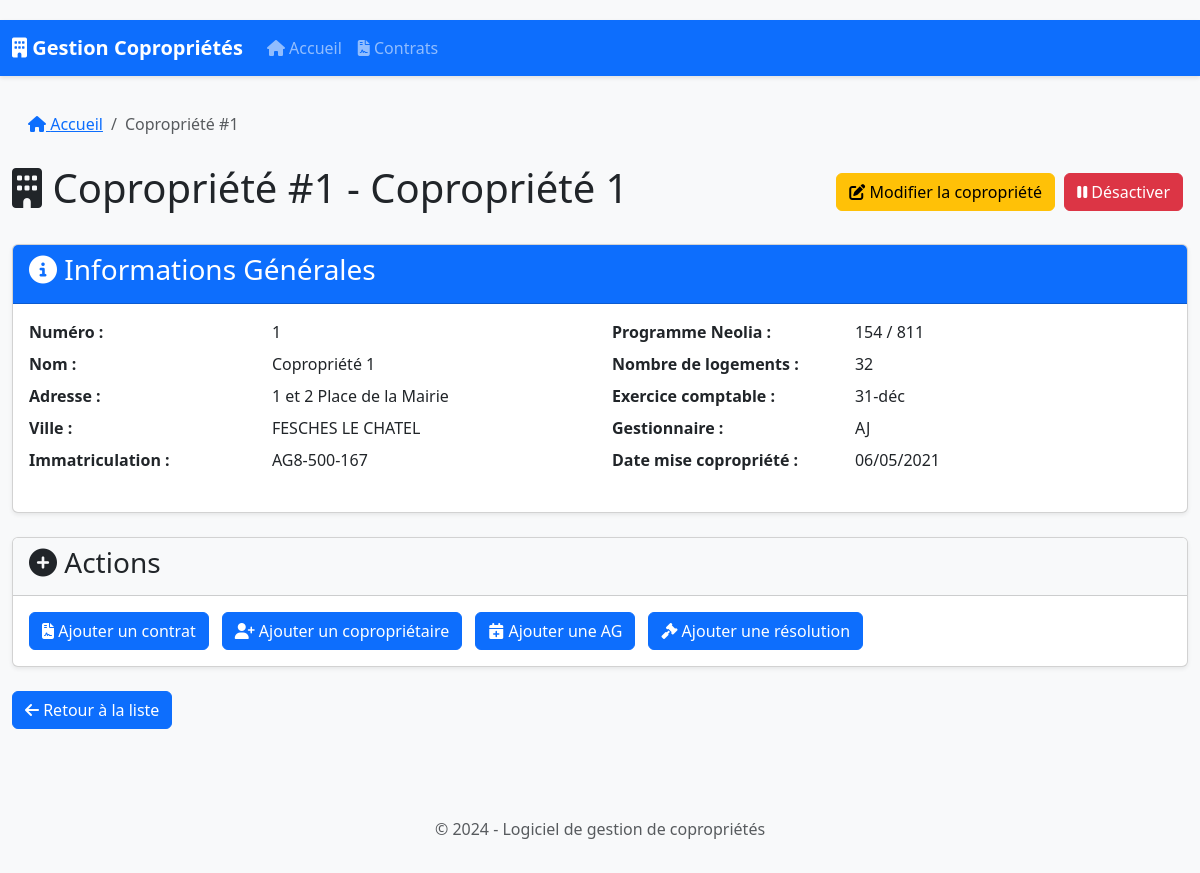
The page /copropriete/1 on the database its author committed.
### database.py (models this page shows)
class Copropriete(db.Model):
    id = db.Column(db.Integer, primary_key=True)
    numero = db.Column(db.Integer, unique=True, nullable=False)
    nom = db.Column(db.String(200), nullable=False)
    date_mise_copropriete = db.Column(db.Date)
    programme_neolia = db.Column(db.String(100))
    adresse = db.Column(db.String(300))
    ville = db.Column(db.String(100))
    immatriculation = db.Column(db.String(100))
    nombre_logements = db.Column(db.Integer)
    exercice_comptable = db.Column(db.String(20))  # Ex: "31-déc", "30-juin"
    gestionnaire = db.Column(db.String(50))  # Ex: "AJ", "KS"
    est_active = db.Column(db.Boolean, default=True)
    fiche_immeuble = db.relationship('FicheImmeuble', backref='copropriete', uselist=False)
    contrats = db.relationship('Contrat', backref='copropriete', lazy=True)
    coproprietaires = db.relationship('Coproprietaire', backref='copropriete', lazy=True)
    assemblees_generales = db.relationship('AssembleeGenerale', backref='copropriete', lazy=True)
    resolutions_futures = db.relationship('ResolutionFuture', backref='copropriete', lazy=True)

### app.py (the view)
@app.route('/copropriete/<int:copro_id>')
def copropriete(copro_id):
    copropriete = Copropriete.query.options(
        joinedload(Copropriete.fiche_immeuble),
        joinedload(Copropriete.coproprietaires),
        joinedload(Copropriete.coproprietaires).joinedload(Coproprietaire.lots),
        joinedload(Copropriete.coproprietaires).joinedload(Coproprietaire.emails),
        joinedload(Copropriete.coproprietaires).joinedload(Coproprietaire.telephones),
        joinedload(Copropriete.contrats).joinedload(Contrat.prestations),
        joinedload(Copropriete.assemblees_generales).joinedload(AssembleeGenerale.points_a_retenir),
        joinedload(Copropriete.assemblees_generales).joinedload(AssembleeGenerale.budgets_travaux).joinedload(BudgetTravaux.appels_fonds),
        joinedload(Copropriete.resolutions_futures)
    ).get_or_404(copro_id)
    types_contrats = ["Assurance", "Nettoyage", "Entretien", "Sécurité", "Autre"]
    civilites = Civilite.query.all()
    return render_template(
        'copropriete.html',
        copropriete=copropriete,
        contrats=copropriete.contrats,
        coproprietaires=copropriete.coproprietaires,
        assemblees=copropriete.assemblees_generales,
        resolutions=copropriete.resolutions_futures,
        types_contrats=types_contrats,
        civilites=civilites
    )

### app.py (called while the page is built)
@app.context_processor
def inject_models():
    return dict(Civilite=Civilite)

### templates/copropriete.html (shortened to what this page needs)
{% extends "base.html" %}
{% block content %}
<div class="row">
    <div class="col-md-12">
        <nav aria-label="breadcrumb">
            <ol class="breadcrumb">
                <li class="breadcrumb-item"><a href="{{ url_for('index') }}"><i class="fas fa-home"></i> Accueil</a></li>
                <li class="breadcrumb-item active" aria-current="page">Copropriété #{{ copropriete.numero }}</li>
            </ol>
        </nav>
        <div class="d-flex justify-content-between align-items-center mb-4">
            <h1><i class="fas fa-building"></i> Copropriété #{{ copropriete.numero }} - {{ copropriete.nom }}</h1>
            <div>
                    <a href="{{ url_for('edit_copropriete', copro_id=copropriete.id) }}" class="btn btn-warning">
                        <i class="fas fa-edit"></i> Modifier la copropriété
                    </a>
                {% if copropriete.est_active %}
                    <form method="POST" action="{{ url_for('toggle_active', copro_id=copropriete.id) }}" class="d-inline">
                        <button type="submit" class="btn btn-danger">
                            <i class="fas fa-pause"></i> Désactiver
                        </button>
                    </form>
                {% else %}
                    <form method="POST" action="{{ url_for('toggle_active', copro_id=copropriete.id) }}" class="d-inline">
                        <button type="submit" class="btn btn-success">
                            <i class="fas fa-play"></i> Réactiver
                        </button>
                    </form>
                {% endif %}
            </div>
        </div>
    </div>
</div>
<div class="card mb-4">
    <div class="card-header bg-primary text-white">
        <h3><i class="fas fa-info-circle"></i> Informations Générales</h3>
    </div>
    <div class="card-body">
        <div class="row">
            <div class="col-md-6">
                <dl class="row">
                    <dt class="col-sm-5">Numéro :</dt>
                    <dd class="col-sm-7">{{ copropriete.numero }}</dd>
                    <dt class="col-sm-5">Nom :</dt>
                    <dd class="col-sm-7">{{ copropriete.nom }}</dd>
                    <dt class="col-sm-5">Adresse :</dt>
                    <dd class="col-sm-7">{{ copropriete.adresse }}</dd>
                    <dt class="col-sm-5">Ville :</dt>
                    <dd class="col-sm-7">{{ copropriete.ville }}</dd>
                    <dt class="col-sm-5">Immatriculation :</dt>
                    <dd class="col-sm-7">{{ copropriete.immatriculation or 'N/C' }}</dd>
                </dl>
            </div>
            <div class="col-md-6">
                <dl class="row">
                    <dt class="col-sm-5">Programme Neolia :</dt>
                    <dd class="col-sm-7">{{ copropriete.programme_neolia or 'N/C' }}</dd>
                    <dt class="col-sm-5">Nombre de logements :</dt>
                    <dd class="col-sm-7">{{ copropriete.nombre_logements or 0 }}</dd>
                    <dt class="col-sm-5">Exercice comptable :</dt>
                    <dd class="col-sm-7">{{ copropriete.exercice_comptable or 'N/C' }}</dd>
                    <dt class="col-sm-5">Gestionnaire :</dt>
                    <dd class="col-sm-7">{{ copropriete.gestionnaire or 'N/C' }}</dd>
                    <dt class="col-sm-5">Date mise copropriété :</dt>
                    <dd class="col-sm-7">
                        {{ copropriete.date_mise_copropriete.strftime('%d/%m/%Y') if copropriete.date_mise_copropriete else 'N/C' }}
                    </dd>
                </dl>
            </div>
        </div>
    </div>
</div>
<div class="card mb-4">
    <div class="card-header bg-light">
        <h3><i class="fas fa-plus-circle"></i> Actions</h3>
    </div>
    <div class="card-body">
        <div class="d-flex flex-wrap gap-2">
            <button type="button" class="btn btn-primary" data-bs-toggle="modal" data-bs-target="#addContratModal">
                <i class="fas fa-file-contract"></i> Ajouter un contrat
            </button>
            <button type="button" class="btn btn-primary" data-bs-toggle="modal" data-bs-target="#addCoproprietaireModal">
                <i class="fas fa-user-plus"></i> Ajouter un copropriétaire
            </button>
            <button type="button" class="btn btn-primary" data-bs-toggle="modal" data-bs-target="#addAGModal">
                <i class="fas fa-calendar-plus"></i> Ajouter une AG
            </button>
            <button type="button" class="btn btn-primary" data-bs-toggle="modal" data-bs-target="#addResolutionModal">
                <i class="fas fa-gavel"></i> Ajouter une résolution
            </button>
        </div>
    </div>
</div>
<a href="{{ url_for('index') }}" class="btn btn-primary mb-4">
    <i class="fas fa-arrow-left"></i> Retour à la liste
</a>
{% endblock %}

### templates/base.html (shortened to what this page needs)
<!DOCTYPE html>
<html lang="fr">
<head>
    <link href="https://cdn.jsdelivr.net/npm/bootstrap@5.3.0/dist/css/bootstrap.min.css" rel="stylesheet">
    <link rel="stylesheet" href="https://cdnjs.cloudflare.com/ajax/libs/font-awesome/6.4.0/css/all.min.css">
    <link rel="stylesheet" href="{{ url_for('static', filename='css/style.css') }}">
</head>
<body>
    <header>
        <nav class="navbar navbar-expand-lg navbar-dark bg-primary">
            <div class="container-fluid">
                <a class="navbar-brand" href="{{ url_for('index') }}">
                    <i class="fas fa-building"></i> Gestion Copropriétés
                </a>
                <div class="collapse navbar-collapse" id="navbarNav">
                    <ul class="navbar-nav">
                        <li class="nav-item">
                            <a class="nav-link" href="{{ url_for('index') }}"><i class="fas fa-home"></i> Accueil</a>
                        </li>
                        <li class="nav-item">
                            <a class="nav-link" href="{{ url_for('contrats') }}"><i class="fas fa-file-contract"></i> Contrats</a>
                        </li>
                    </ul>
                </div>
            </div>
        </nav>
    </header>
    <main class="container-fluid mt-4">
        {% block content %}{% endblock %}
    </main>
    <footer class="bg-light py-3 mt-5">
        <div class="container text-center">
            <p class="text-muted">© 2024 - Logiciel de gestion de copropriétés</p>
        </div>
    </footer>
</body>
</html>

### static/css/style.css (style rules this page uses)
body { padding-top: 20px; background-color: #f8f9fa; }
.card { margin-bottom: 20px; box-shadow: 0 0.125rem 0.25rem rgba(0, 0, 0, 0.075); }
.card-header { font-weight: 600; }
.btn { margin-right: 5px; }
.navbar { margin-bottom: 20px; box-shadow: 0 2px 4px rgba(0, 0, 0, 0.1); }
.navbar-brand { font-weight: 600; }
.navbar-nav .nav-link { font-weight: 500; }
.breadcrumb { background-color: transparent; padding: 0.75rem 1rem; }
.breadcrumb-item + .breadcrumb-item::before { content: "/"; }

### rows shown on the page
Copropriete: numero "1", nom "Copropriété 1", adresse "1 et 2 Place de la Mairie", ville "FESCHES LE CHATEL", immatriculation "AG8-500-167", programme_neolia "154 / 811", nombre_logements "32", exercice_comptable "31-déc", gestionnaire "AJ", date_mise_copropriete "06/05/2021"
